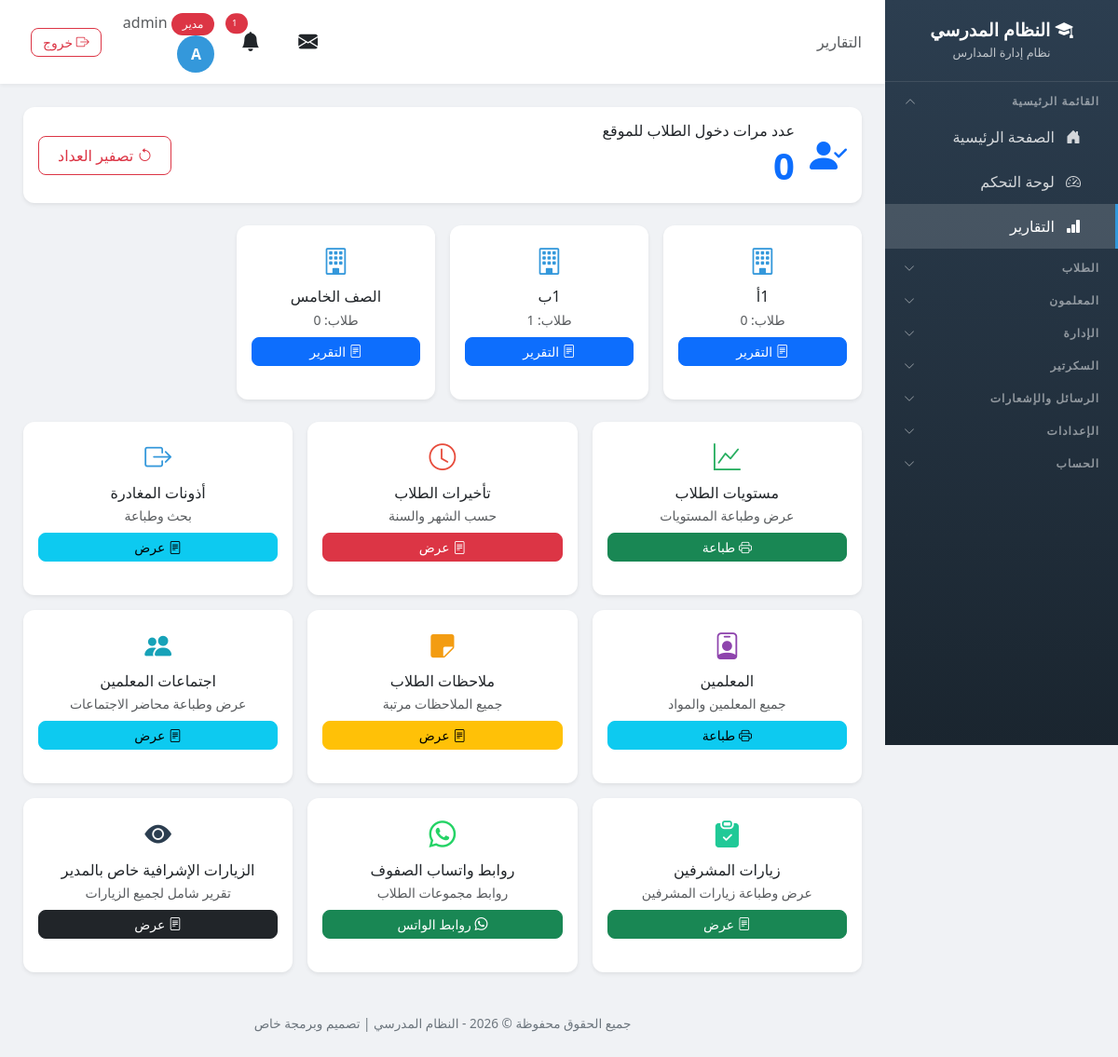
Page /reports/ (signed in) on the earlier database version.
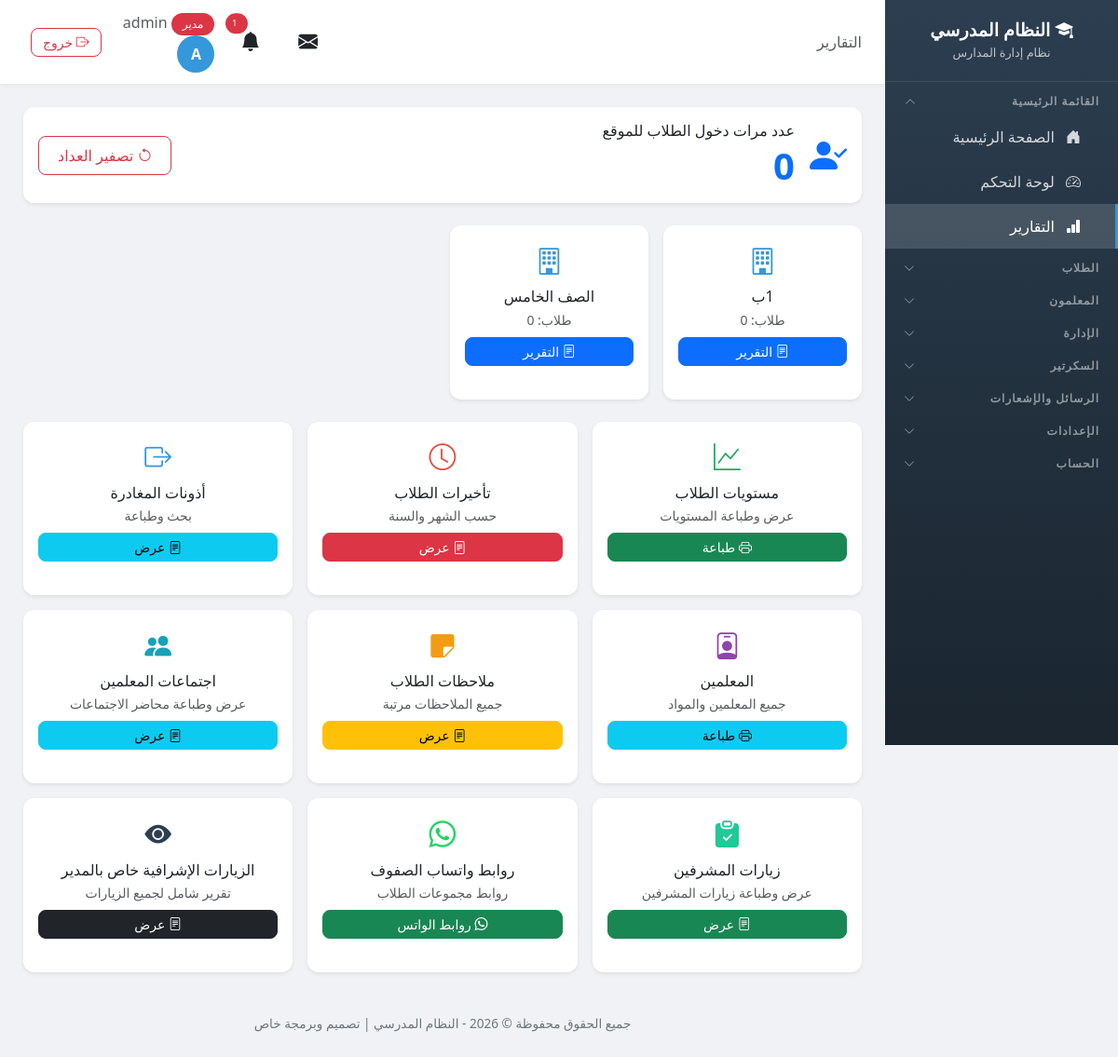
Same page on the later database version.
### school/models.py (models this page shows, shortened)
class Class(models.Model):
    name = models.CharField('اسم الصف', max_length=100, unique=True)
    guardian = models.OneToOneField('Teacher', on_delete=models.SET_NULL, null=True, blank=True, related_name='guardian_class', verbose_name='مربي الصف')
    class Meta:
        verbose_name = 'صف'
        verbose_name_plural = 'الصفوف'

### school/views.py (the view)
# urls.py: path('reports/', views.reports, name='reports'),
@login_required
def reports(request):
    if request.user.profile.role != 'admin':
        messages.error(request, 'ليس لديك صلاحية للوصول إلى هذه الصفحة')
        return redirect('dashboard')
    classes = Class.objects.all().order_by('name')
    if request.method == 'POST' and request.POST.get('action') == 'reset_login_counter':
        LoginCounter.reset()
        messages.success(request, 'تم تصفير عداد الدخول')
        return redirect('reports')
    login_counter = LoginCounter.get()
    return render(request, 'school/reports.html', {
        'classes': classes,
        'login_counter': login_counter,
    })

### school/models.py (called while the page is built, shortened)
def has_perm(user, module, action):
    if user.profile.role == 'admin':
        return True

    @classmethod
    def get(cls):
        return cls.objects.first() or cls.objects.create()

### school/services.py (called while the page is built, shortened)
def send_visit_reminders():
    try:
        tomorrow = date.today() + timedelta(days=1)
        due = VisitProgram.objects.filter(visit_date=tomorrow, reminder_sent=False).select_related('teacher')
        if not due.exists():
            return
    except Exception as e:
        logger.error(f'خطأ في إرسال تذكيرات الزيارات: {e}')

### templates/school/reports.html (shortened to what the changed rows need)
{% extends 'school/base.html' %}
{% block content %}
<div class="row g-3 mb-4">
    {% for class_obj in classes %}
    <div class="col-md-4 col-lg-3">
        <div class="card border-0 shadow-sm h-100">
            <div class="card-body text-center py-3">
                <i class="bi bi-building" style="font-size: 1.8rem; color: #3498db;"></i>
                <h6 class="mt-2 mb-1">{{ class_obj.name }}</h6>
                <small class="text-muted d-block mb-2">طلاب: {{ class_obj.students.count }}</small>
                <a href="{% url 'class_report' class_obj.id %}" class="btn btn-primary btn-sm w-100"><i class="bi bi-file-text"></i> التقرير</a>
            </div>
        </div>
    </div>
    {% empty %}
    <div class="col-12 text-center text-muted py-4">
        <i class="bi bi-bar-chart" style="font-size: 2rem;"></i>
        <p class="mt-2">لا توجد صفوف</p>
    </div>
    {% endfor %}
</div>
{% endblock %}

Differences in the rows shown:
removed Class: name "1أ", students.count "0"
computed for Class (number 1 of 2 on the later page): students.count "1" → "0"
